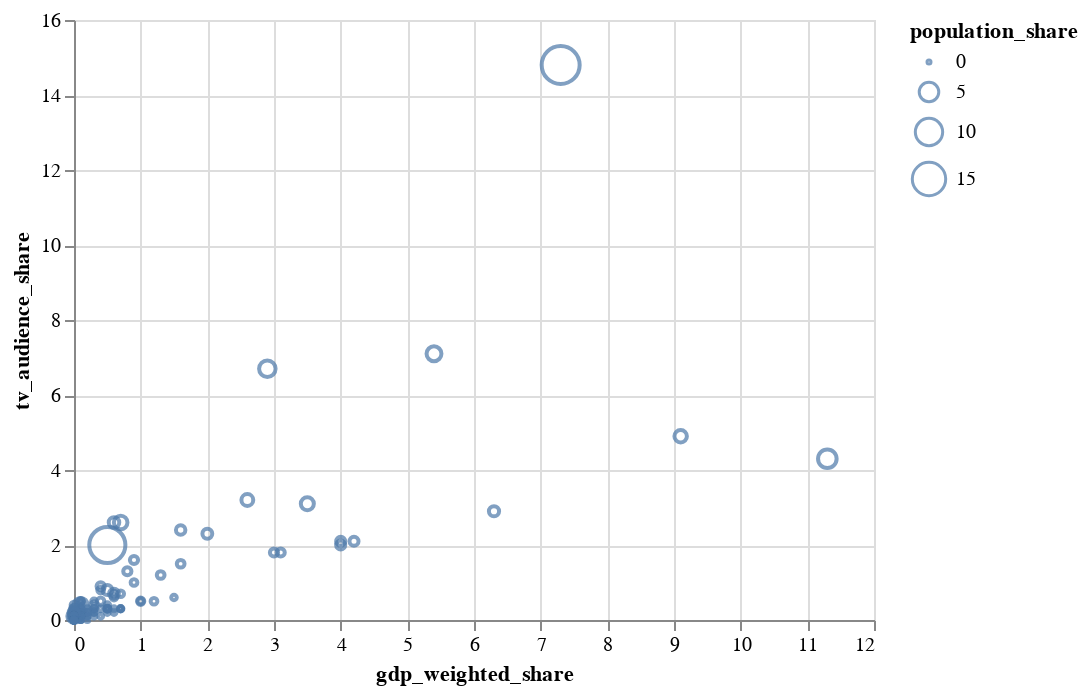

Here is the notebook cell this chart was saved with:
### Markdown cell above
### Visualization 3: Bubble chart

### Code cell
alt.Chart(df).mark_point().encode(
    x='gdp_weighted_share',
    y='tv_audience_share',
    size='population_share'
)

### Figure 1 — Vega-Lite specification as saved in the notebook (floating-point values rounded to 4 significant figures; data arrays with more than 128 entries replaced by an {"elided": "..."} marker saying what was removed)
{"config": {"view": {"continuousWidth": 400, "continuousHeight": 300}}, "data": {"name": "data-dfda6e87cb8b25a7162d299fe9091735"}, "mark": "point", "encoding": {"size": {"field": "population_share", "type": "quantitative"}, "x": {"field": "gdp_weighted_share", "type": "quantitative"}, "y": {"field": "tv_audience_share", "type": "quantitative"}}, "$schema": "https://vega.github.io/schema/vega-lite/v4.17.0.json", "datasets": {"data-dfda6e87cb8b25a7162d299fe9091735": {"elided": "191 records"}}}
